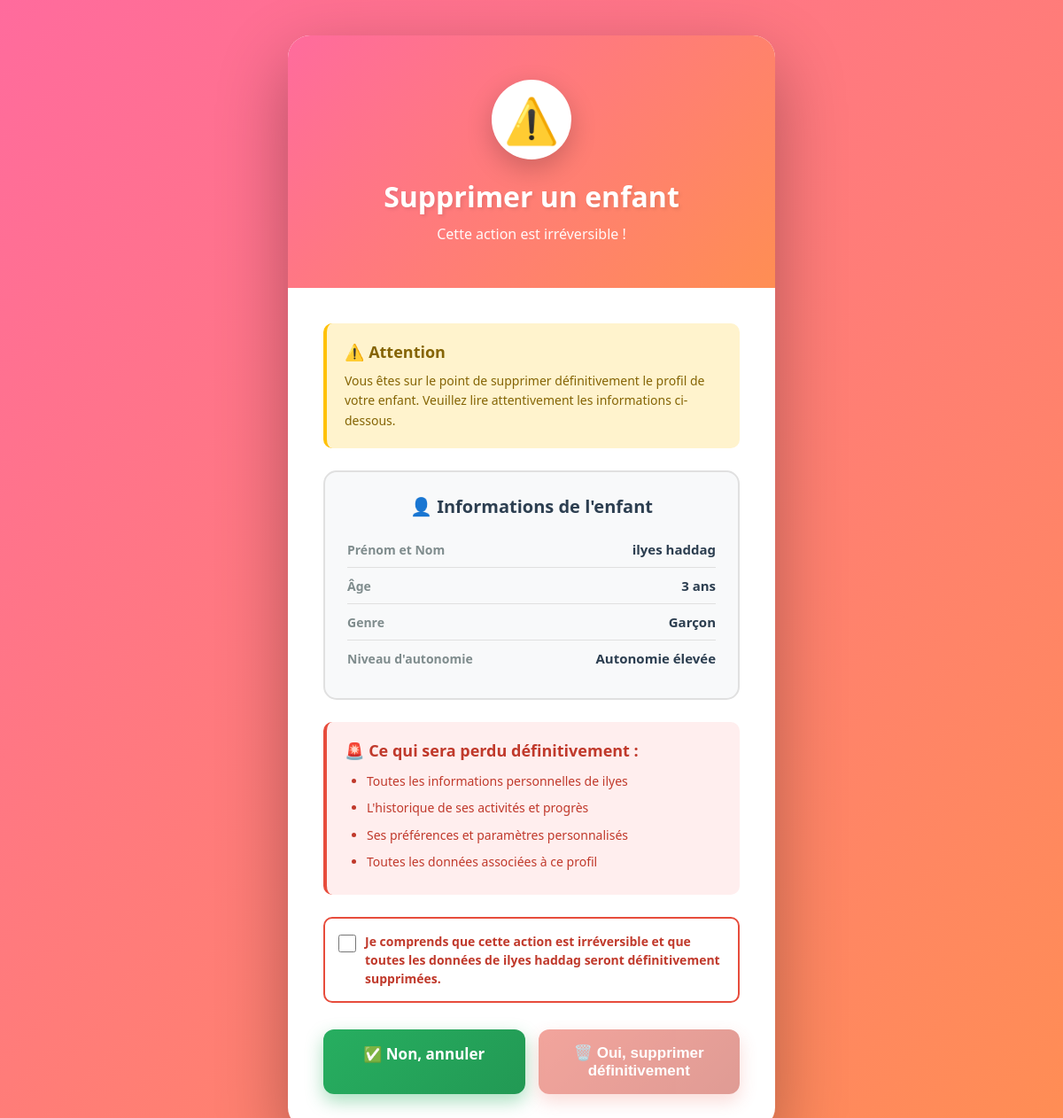
Screenshot of /supprimer-enfant/2/ (signed in) with the database file from the repository.
### authen/models.py (models this page shows, shortened)
class Enfant(models.Model):
    GENRE_CHOICES = [
        ('M', 'Garçon'),
        ('F', 'Fille'),
        ('A', 'Autre'),
    ]
    NIVEAU_AUTONOMIE_CHOICES = [
        ('faible', 'Faible autonomie'),
        ('moyen', 'Autonomie moyenne'),
        ('eleve', 'Autonomie élevée'),
    ]
    parent = models.ForeignKey(User, on_delete=models.CASCADE, related_name='enfants')
    prenom = models.CharField(max_length=100)
    nom = models.CharField(max_length=100)
    date_naissance = models.DateField()
    genre = models.CharField(max_length=1, choices=GENRE_CHOICES, default='M')
    niveau_autonomie = models.CharField(max_length=20, choices=NIVEAU_AUTONOMIE_CHOICES, default='moyen')
    besoins_specifiques = models.TextField(blank=True, null=True, help_text="Sensibilités, préférences, particularités...")
    couleur_preferee = models.CharField(max_length=50, blank=True, null=True)
    activites_preferees = models.TextField(blank=True, null=True, help_text="Jeux, activités favorites...")
    photo = models.ImageField(upload_to='enfants/', blank=True, null=True)
    created_at = models.DateTimeField(auto_now_add=True)
    updated_at = models.DateTimeField(auto_now=True)
    def age(self):
        from datetime import date
        today = date.today()
        return today.year - self.date_naissance.year - ((today.month, today.day) < (self.date_naissance.month, self.date_naissance.day))
    class Meta:
        verbose_name = "Enfant"
        verbose_name_plural = "Enfants"
        ordering = ['-created_at']

### authen/views.py (the view)
# urls.py: path('supprimer-enfant/<int:enfant_id>/', views.supprimer_enfant, name='supprimer_enfant'),
@login_required
def supprimer_enfant(request, enfant_id):
    enfant = get_object_or_404(Enfant, id=enfant_id, parent=request.user)
    if request.method == 'POST':
        enfant.delete()
        return redirect('profil_famille')
    context = {
        'enfant': enfant
    }
    return render(request, 'authen/supprimer_enfant.html', context)

### authen/templates/authen/supprimer_enfant.html (shortened to what this page needs)
<!DOCTYPE html>
<html lang="fr">
<head>
</head>
<body>
    <div class="confirmation-container">
        <div class="confirmation-header">
            <div class="warning-icon">⚠️</div>
            <h1>Supprimer un enfant</h1>
            <p>Cette action est irréversible !</p>
        </div>
        <div class="confirmation-body">
            <div class="warning-box">
                <h3>⚠️ Attention</h3>
                <p>
                    Vous êtes sur le point de supprimer définitivement le profil de votre enfant.
                    Veuillez lire attentivement les informations ci-dessous.
                </p>
            </div>
            <div class="child-recap">
                <h3>👤 Informations de l'enfant</h3>
                <div class="child-info-item">
                    <label>Prénom et Nom</label>
                    <span class="value">{{ enfant.prenom }} {{ enfant.nom }}</span>
                </div>
                <div class="child-info-item">
                    <label>Âge</label>
                    <span class="value">{{ enfant.age }} ans</span>
                </div>
                <div class="child-info-item">
                    <label>Genre</label>
                    <span class="value">{{ enfant.get_genre_display }}</span>
                </div>
                <div class="child-info-item">
                    <label>Niveau d'autonomie</label>
                    <span class="value">{{ enfant.get_niveau_autonomie_display }}</span>
                </div>
            </div>
            <div class="danger-box">
                <h3>🚨 Ce qui sera perdu définitivement :</h3>
                <ul>
                    <li>Toutes les informations personnelles de {{ enfant.prenom }}</li>
                    <li>L'historique de ses activités et progrès</li>
                    <li>Ses préférences et paramètres personnalisés</li>
                    <li>Toutes les données associées à ce profil</li>
                </ul>
            </div>
            <form method="POST">
                <div class="checkbox-confirm">
                    <input type="checkbox" id="confirm-delete" required>
                    <label for="confirm-delete">
                        Je comprends que cette action est irréversible et que toutes les données de
                        <strong>{{ enfant.prenom }} {{ enfant.nom }}</strong> seront définitivement supprimées.
                    </label>
                </div>
                <div class="confirmation-actions">
                    <a href="/profil-famille/" class="btn btn-cancel">✅ Non, annuler</a>
                    <button type="submit" class="btn btn-delete" id="delete-btn" disabled>
                        🗑️ Oui, supprimer définitivement
                    </button>
                </div>
            </form>
        </div>
    </div>
</body>
</html>

### authen/templates/authen/supprimer_enfant.html (style rules this page uses)
* { margin: 0; padding: 0; box-sizing: border-box; }
body { font-family: 'Segoe UI', Tahoma, Geneva, Verdana, sans-serif; background: linear-gradient(135deg, #ff6b9d 0%, #ff8e53 100%); min-height: 100vh; display: flex; justify-content: center; align-items: center; padding: 40px 20px; }
.confirmation-container { background: white; border-radius: 25px; box-shadow: 0 30px 80px rgba(0,0,0,0.3); width: 100%; max-width: 550px; overflow: hidden; animation: shake 0.6s ease-out; }
.confirmation-header { background: linear-gradient(135deg, #ff6b9d 0%, #ff8e53 100%); padding: 50px 40px; text-align: center; color: white; }
.warning-icon { width: 90px; height: 90px; background: white; border-radius: 50%; display: flex; align-items: center; justify-content: center; font-size: 50px; margin: 0 auto 20px; box-shadow: 0 10px 30px rgba(0,0,0,0.2); animation: pulse 1.5s ease-in-out infinite; }
.confirmation-header h1 { font-size: 32px; margin-bottom: 10px; text-shadow: 2px 2px 4px rgba(0,0,0,0.1); }
.confirmation-header p { font-size: 16px; opacity: 0.95; }
.confirmation-body { padding: 40px; }
.warning-box { background: #fff3cd; border-left: 4px solid #ffc107; padding: 20px; border-radius: 10px; margin-bottom: 25px; }
.warning-box h3 { color: #856404; font-size: 18px; margin-bottom: 10px; display: flex; align-items: center; gap: 8px; }
.warning-box p { color: #856404; font-size: 14px; line-height: 1.6; }
.child-recap { background: #f8f9fa; padding: 25px; border-radius: 15px; margin-bottom: 25px; border: 2px solid #e0e0e0; }
.child-recap h3 { font-size: 20px; color: #2c3e50; margin-bottom: 15px; text-align: center; }
.child-info-item { display: flex; justify-content: space-between; align-items: center; padding: 10px 0; border-bottom: 1px solid #e0e0e0; }
.child-info-item:last-child { border-bottom: none; }
.child-info-item label { font-size: 14px; color: #7f8c8d; font-weight: 600; }
.child-info-item .value { font-size: 15px; color: #2c3e50; font-weight: 600; }
.danger-box { background: #fee; border-left: 4px solid #e74c3c; padding: 20px; border-radius: 10px; margin-bottom: 25px; }
.danger-box h3 { color: #c0392b; font-size: 18px; margin-bottom: 10px; display: flex; align-items: center; gap: 8px; }
.danger-box ul { color: #c0392b; font-size: 14px; line-height: 1.8; padding-left: 25px; }
.danger-box ul li { margin-bottom: 5px; }
.confirmation-actions { display: flex; gap: 15px; margin-top: 30px; }
.btn { flex: 1; padding: 16px; border: none; border-radius: 12px; font-size: 17px; font-weight: 600; cursor: pointer; transition: all 0.4s; text-decoration: none; display: inline-block; text-align: center; }
.btn-delete { background: linear-gradient(135deg, #e74c3c 0%, #c0392b 100%); color: white; box-shadow: 0 8px 20px rgba(231, 76, 60, 0.4); }
.btn-cancel { background: linear-gradient(135deg, #27ae60 0%, #229954 100%); color: white; box-shadow: 0 8px 20px rgba(39, 174, 96, 0.4); }
.checkbox-confirm { display: flex; align-items: start; gap: 10px; margin: 20px 0; padding: 15px; background: #fff; border: 2px solid #e74c3c; border-radius: 10px; }
.checkbox-confirm input[type="checkbox"] { margin-top: 3px; cursor: pointer; width: 20px; height: 20px; flex-shrink: 0; }
.checkbox-confirm label { cursor: pointer; font-size: 14px; color: #c0392b; line-height: 1.5; font-weight: 600; }

### rows the page displays
Enfant: prenom "ilyes", nom "haddag", age "3", genre "Garçon", niveau_autonomie "Autonomie élevée"
